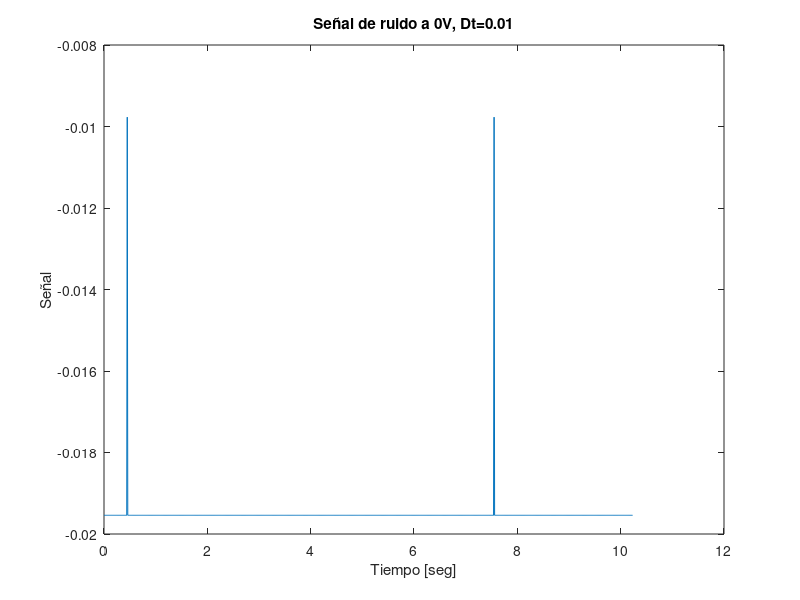
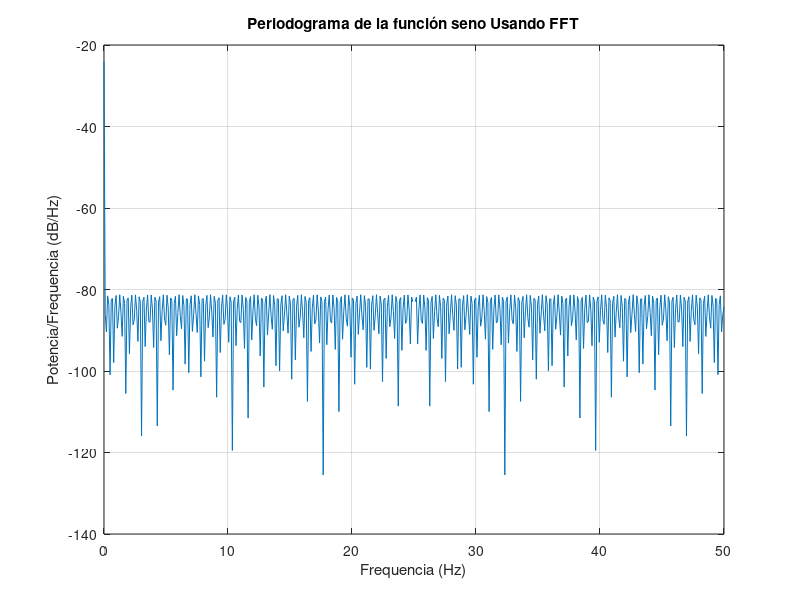

MATLAB code for these plots, in order:
%% Calculo de Periodograma para estimacion de Densidad Espectral de Potencia
close all
clear all
clc
%parametros del experimento
%Período de muestreo en segundos
Dt = 0.01;
% Frecuencia de muestreo en Hz
Fs = 1/Dt;
% Numero de muestras potencia de 2
Ns = 2^10;
% Tiempo inicial y final
T0 = 0;
Tf = Ns*Dt;

% Para demostracion utilizo una señal ficticia con ruido agregado
rng default
% Arreglo de tiempos
t = 0:Dt:(Ns-1)*Dt;
% Importo la funcion
% data = load('Seno_1024_001.txt');
data = load('0VCH0ruido001.txt');
% data = load('RndSteps_1024_001.txt');

x = data(:,2);
% Arreglo de funcion
ruido = 0.01;

% x = 10* cos(2*pi*10*t) + 20 * cos(2*pi*20*t)
xr = x + ruido * rand(size(t));

%% Calculo del periodograma
% Los alumnos deben entender y poder explicar los calculos que se realizan aquí
N = length(x);
xdft = fft(x); % Calculo la Transformada de Fourier
xdft = xdft(1:N/2+1); % Me quedo con la primera mitad de los datos mas 1 
                      % porque la T. de Fourier esta espejada respecto a la
                      % mitad del espectro.
psdx = (1/(Fs*N)) * abs(xdft).^2; % Calcula la potencia espectral, 1/Fs=Dt,
                                  
psdx(2:end-1) = 2*psdx(2:end-1); % Como se toma la mitad del dominio, se
                      % multiplica por 2 para conservar la energia total
freq = 0:Fs/length(x):Fs/2; % Vector de frecuencias desde 0 hasta la Frec de
                      % Nyquist. La frecuencia mas chica es Fs/N.

%graficamos la señal y el periodograma
% plot(t,x,'*-');
% hold on
plot(t, x);
title('Señal de ruido a 0V, Dt=0.01')
xlabel('Tiempo [seg]')
ylabel('Señal')
figure
plot(freq,10*log10(psdx))
grid on
title('Periodograma de la función seno Usando FFT')
xlabel('Frequencia (Hz)')
ylabel('Potencia/Frequencia (dB/Hz)')